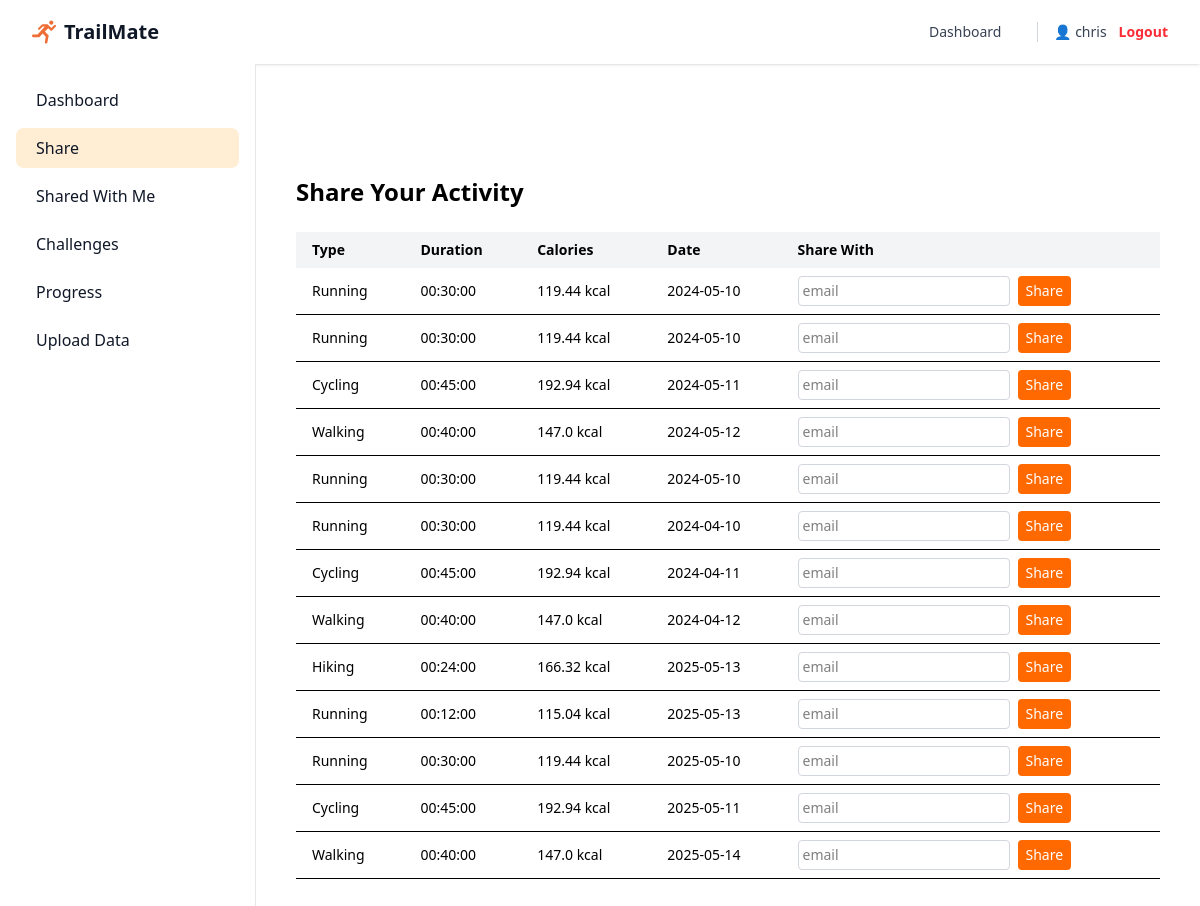
The page /share (signed in) on the database its author committed.
### app/models.py (models this page shows, shortened)
class User(db.Model, UserMixin):
    __tablename__ = "Users"
    id: Mapped[int] = mapped_column(primary_key=True, autoincrement=True, name="user_id")
    username: Mapped[str] = mapped_column(unique=True)
    email: Mapped[str] = mapped_column(unique=True, nullable=False)
    password_hash: Mapped[str] = mapped_column(nullable=False)

class ActivityRegistry(db.Model):
    __tablename__ = "ActivityRegistry"
    id: Mapped[int] = mapped_column(primary_key=True, autoincrement=True, name="Sr_no")
    upload_user_id: Mapped[int] = mapped_column(ForeignKey('Users.user_id'), nullable=False, name="upload_user_id")
    upload_time: Mapped[datetime] = mapped_column(DateTime, nullable=False)
    activity_date: Mapped[date] = mapped_column(Date, nullable=False)
    activity_type: Mapped[str] = mapped_column(nullable=False)
    activity_length: Mapped[time] = mapped_column(Time, nullable=False)
    calories_burned: Mapped[float] = mapped_column(nullable=False, default=0.0)
    distance_m: Mapped[float] = mapped_column(nullable=True)
    weight_kg: Mapped[float] = mapped_column(nullable=True)
    average_speed_mps: Mapped[float] = mapped_column(nullable=True)
    max_speed_mps: Mapped[float] = mapped_column(nullable=True)
    start_lat: Mapped[str] = mapped_column(nullable=True)  # GPS at the start
    end_lat: Mapped[str] = mapped_column(nullable=True)    # GPS at the end

### app/routes.py (the view, shortened to what this page needs)
    @app.route('/share', methods=['GET', 'POST'])
    @login_required
    def share():
        activities = ActivityRegistry.query.filter_by(upload_user_id=current_user.id).all()
        return render_template("share.html", activities=activities)

### app/__init__.py (called while the page is built)
def create_app():
    app = Flask(__name__)
    app.config.from_object(Config)
    db.init_app(app)
    migrate.init_app(app, db)
    login_manager = LoginManager()
    login_manager.login_view = 'index'  # Redirect to 'index' if not logged in
    login_manager.login_message = "Please log in to access this page."
    login_manager.init_app(app)
    @login_manager.user_loader
    def load_user(user_id):
        return User.query.get(int(user_id))
    app.jinja_env.filters['todatetime'] = lambda s: datetime.strptime(s, "%Y-%m-%d")
    from app.routes import register_routes
    register_routes(app)
    from app import models  # Ensure models are imported
    return app

### app/templates/share.html (shortened to what this page needs)
{% extends "base.html" %}
{% block content %}
<div class="flex pt-16">
  {% include "_sidebar.html" %}
  <main class="sm:ml-64 w-full p-4 mt-4">
    <div class="pt-20 max-w-4xl mx-auto px-4">
        <h2 class="text-2xl font-semibold mb-6">Share Your Activity</h2>
        {% if activities %}
        <table class="min-w-full table-auto text-sm mb-6">
            <thead>
            <tr class="text-left bg-gray-100">
                <th class="px-4 py-2">Type</th>
                <th class="px-4 py-2">Duration</th>
                <th class="px-4 py-2">Calories</th>
                <th class="px-4 py-2">Date</th>
                <th class="px-4 py-2">Share With</th>
            </tr>
            </thead>
            <tbody>
            {% for a in activities %}
            <tr class="border-b">
                <td class="px-4 py-2">{{ a.activity_type.title() }}</td>
                <td class="px-4 py-2">{{ a.activity_length }}</td>
                <td class="px-4 py-2">{{ a.calories_burned }} kcal</td>
                <td class="px-4 py-2">{{ a.activity_date }}</td>
                <td class="px-4 py-2">
                <form method="POST" action="{{ url_for('share') }}" class="flex space-x-2">
                    <input type="email" name="share_email" required placeholder="email"
                        class="border border-gray-300 rounded p-1 text-sm">
                    <button type="submit"
                            class="bg-orange-500 text-white px-2 py-1 rounded hover:bg-orange-600 text-sm">
                    Share
                    </button>
                </form>
                </td>
            </tr>
            {% endfor %}
            </tbody>
        </table>
        {% else %}
        <p class="text-gray-600">You haven't uploaded any activity to share yet.</p>
        {% endif %}
    </div>
  </main>
</div>
{% endblock %}

### app/templates/base.html (shortened to what this page needs)
<!DOCTYPE html>
<html lang="en" class="scroll-smooth">
<head>
    <script src="https://cdn.jsdelivr.net/npm/@tailwindcss/browser@4"></script>
</head>
<body class="bg-white">
    <nav class="bg-white shadow-sm fixed w-full z-10">
        <div class="mx-auto max-w-7xl px-4 sm:px-6 lg:px-8">
          <div class="flex h-16 items-center justify-between">
            <a href="{{ url_for('index') }}" class="flex items-center space-x-2">
              <img class="h-6 w-6" src="{{ url_for('static', filename='images/logo.svg') }}" alt="TrailMate">
              <span class="text-xl font-bold text-gray-900">TrailMate</span>
            </a>
            <div class="flex items-center space-x-6">
              {% if current_user.is_authenticated %}
                <a href="{{ url_for('dashboard') }}" class="text-sm font-medium text-gray-700 hover:text-white hover:bg-orange-500 px-3 py-2 rounded-md ">Dashboard</a>
              <div class="flex items-center space-x-3 border-l pl-4 border-gray-300">
                <span class="text-sm font-medium text-gray-700">👤 {{ current_user.username }}</span>
                <a href="{{ url_for('logout') }}" class="text-sm font-semibold text-red-500 hover:text-red-700">Logout</a>
              </div>
              {% else %}
                <a href="#" onclick="openSignIn()" class="text-sm font-semibold text-gray-900">Log in <span aria-hidden="true">&rarr;</span></a>
              {% endif %}
            </div>
          </div>
        </div>
      </nav>
    {% block content %}{% endblock %}
</body>
</html>

### app/templates/_sidebar.html
<aside id="default-sidebar"
  class="fixed top-16 left-0 z-10 w-64 h-screen transition-transform -translate-x-full sm:translate-x-0 bg-white border-r border-gray-200">
  <div class="h-full p-4 overflow-y-auto">
    <ul class="space-y-2 font-medium">
      <li>
        <a href="{{ url_for('dashboard') }}"
           class="flex items-center p-2 text-gray-900 rounded-lg hover:bg-orange-100 group {% if request.path == '/dashboard' %}bg-orange-100{% endif %}">
          <span class="ms-3">Dashboard</span>
        </a>
      </li>
      <li>
        <a href="{{ url_for('share') }}"
           class="flex items-center p-2 text-gray-900 rounded-lg hover:bg-orange-100 group {% if request.path == '/share' %}bg-orange-100{% endif %}">
          <span class="ms-3">Share</span>
        </a>
      </li>
      <li>
        <a href="{{ url_for('shared_with_me') }}"
           class="flex items-center p-2 text-gray-900 rounded-lg hover:bg-orange-100 group {% if request.path == '/shared_with_me' %}bg-orange-100{% endif %}">
          <span class="ms-3">Shared With Me</span>
        </a>
      </li>
      <li>
        <a href="{{ url_for('challenges') }}"
           class="flex items-center p-2 text-gray-900 rounded-lg hover:bg-orange-100 group {% if request.path == '/challenges' %}bg-orange-100{% endif %}">
          <span class="ms-3">Challenges</span>
        </a>
      </li>
      <li>
        <a href="{{ url_for('visualise') }}"
           class="flex items-center p-2 text-gray-900 rounded-lg hover:bg-orange-100 group {% if request.path == '/visualise' %}bg-orange-100{% endif %}">
          <span class="ms-3">Progress</span>
        </a>
      </li>
      <li>
        <a href="{{ url_for('calories') }}"
           class="flex items-center p-2 text-gray-900 rounded-lg hover:bg-orange-100 group {% if request.path == '/calories' %}bg-orange-100{% endif %}">
          <span class="ms-3">Upload Data</span>
        </a>
      </li>
    </ul>
  </div>
</aside>

### rows shown on the page
User: username "chris"
ActivityRegistry: activity_type "Running", activity_length "00:30:00", calories_burned "119.44", activity_date "2024-05-10"
ActivityRegistry: activity_type "Running", activity_length "00:30:00", calories_burned "119.44", activity_date "2024-05-10"
ActivityRegistry: activity_type "Cycling", activity_length "00:45:00", calories_burned "192.94", activity_date "2024-05-11"
ActivityRegistry: activity_type "Walking", activity_length "00:40:00", calories_burned "147.0", activity_date "2024-05-12"
ActivityRegistry: activity_type "Running", activity_length "00:30:00", calories_burned "119.44", activity_date "2024-05-10"
ActivityRegistry: activity_type "Running", activity_length "00:30:00", calories_burned "119.44", activity_date "2024-04-10"
ActivityRegistry: activity_type "Cycling", activity_length "00:45:00", calories_burned "192.94", activity_date "2024-04-11"
ActivityRegistry: activity_type "Walking", activity_length "00:40:00", calories_burned "147.0", activity_date "2024-04-12"
ActivityRegistry: activity_type "Hiking", activity_length "00:24:00", calories_burned "166.32", activity_date "2025-05-13"
ActivityRegistry: activity_type "Running", activity_length "00:12:00", calories_burned "115.04", activity_date "2025-05-13"
ActivityRegistry: activity_type "Running", activity_length "00:30:00", calories_burned "119.44", activity_date "2025-05-10"
ActivityRegistry: activity_type "Cycling", activity_length "00:45:00", calories_burned "192.94", activity_date "2025-05-11"
ActivityRegistry: activity_type "Walking", activity_length "00:40:00", calories_burned "147.0", activity_date "2025-05-14"
